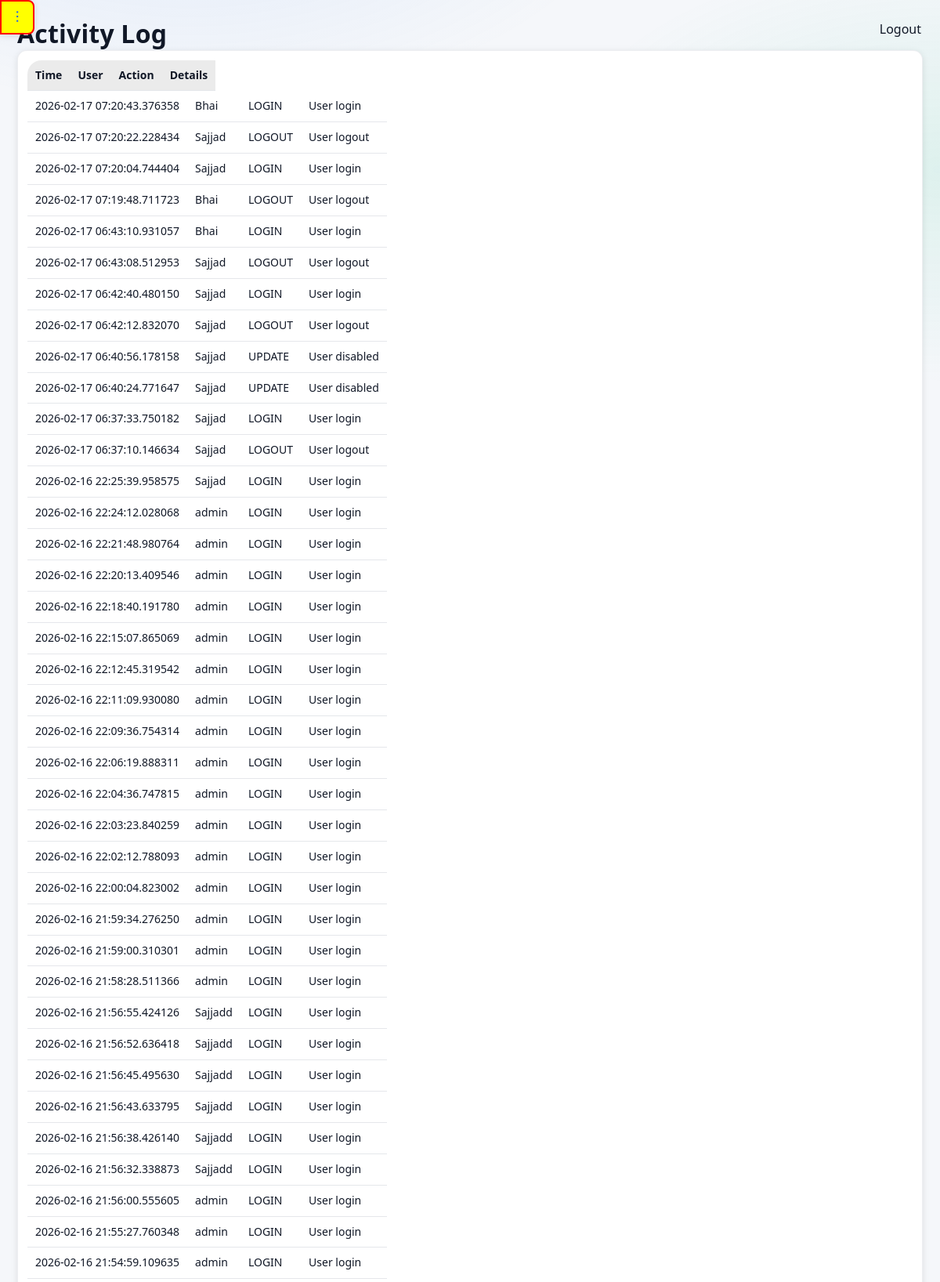
Screenshot of /activity (signed in, upper part) with the database file from the repository.
### app/models/activity_log.py (models this page shows)
class ActivityLog(Base):
    __tablename__ = "activity_logs"
    __table_args__ = (
        Index("ix_activity_logs_created_at", "created_at"),
        Index("ix_activity_logs_user_id", "user_id"),
    )
    id = Column(Integer, primary_key=True, index=True)
    user_id = Column(Integer, ForeignKey("users.id"), nullable=True)
    username = Column(String(150), nullable=False)
    role = Column(String(50), nullable=True)
    action = Column(String(20), nullable=False)  # CREATE, UPDATE, DELETE, ARCHIVE, LOGIN, LOGOUT
    entity_type = Column(String(50), nullable=True)  # Project, Activity, Material, User, Execution
    entity_id = Column(Integer, nullable=True)
    description = Column(Text, nullable=True)
    old_value = Column(Text, nullable=True)  # JSON string
    new_value = Column(Text, nullable=True)  # JSON string
    ip_address = Column(String(64), nullable=True)
    created_at = Column(DateTime, default=datetime.utcnow, nullable=False)
    details = Column(String, nullable=True)
    timestamp = Column(DateTime, default=datetime.utcnow)

### app/routes/activity.py (the view)
@router.get("/activity", response_class=HTMLResponse)
def activity_page(request: Request, db: Session = Depends(get_db)):
    user = request.session.get("user")
    if user is None or user["role"] != "admin":
        return RedirectResponse("/dashboard", status_code=302)
    logs = get_recent_activities(db)
    return templates.TemplateResponse(
        "activity.html",
        {
            "request": request,
            "user": user,
            "logs": logs,
        }
    )

### app/templates/activity.html
{% extends "base.html" %}
{% block content %}
<h1 class="page-title">Activity Log</h1>
<div class="card">
    <table class="table">
        <thead>
            <tr>
                <th>Time</th>
                <th>User</th>
                <th>Action</th>
                <th>Details</th>
            </tr>
        </thead>
        <tbody>
            {% for log in logs %}
            <tr>
                <td>{{ log.timestamp }}</td>
                <td>{{ log.username }}</td>
                <td>{{ log.action }}</td>
                <td>{{ log.details }}</td>
            </tr>
            {% else %}
            <tr>
                <td colspan="4">No activity recorded</td>
            </tr>
            {% endfor %}
        </tbody>
    </table>
</div>
{% endblock %}

### static/css/style.css (style rules this page uses)
body { font-family: Arial, Helvetica, sans-serif; margin: 0; background-color: var(--bg); color: var(--text); }
table { width: 100%; border-collapse: collapse; background: var(--card); }
th { background: rgba(0,0,0,0.05); text-align: left; }
th, td { padding: 10px; border-bottom: 1px solid var(--border); }
:root { --bg: #f5f7fa; --bg-secondary: #ffffff; --bg-primary: #f5f7fa; --text: #111827; --text-muted: #6b7280; --text-primary: var(--text); --text-secondary: var(--text-muted); --card: #ffffff; --nav: #1f2937; --card-bg: var(--card); --card-border: var(--border-color); --border: #e5e7eb; --border-color: #e5e7eb; --input-bg: var(--card); --input-border: var(--border); --btn: #2563eb; --hover-bg: rgba(37, 99, 235, 0.1); --accent-color: #2563eb; }
html, body, table, th, td, input, select, textarea, button, .button { transition: background-color 0.3s ease, color 0.3s ease, border-color 0.3s ease; }
.page-title { margin-bottom: 20px; font-size: 26px; font-weight: 600; }
.card { background: var(--card); border-radius: 10px; padding: 16px; box-shadow: 0 4px 12px rgba(0,0,0,0.06); }

### app/static/css/responsive.css (style rules this page uses)
html { --form-column-count: auto-fit; --button-width: auto; --input-height: 38px; --font-size-base: 16px; --padding-base: 20px; --gap-base: 16px; --max-content-width: 1200px; --sidebar-width: 250px; --touch-target-size: 44px; }
html.medium-screen { --form-column-count: auto-fit; --button-width: auto; --input-height: 38px; --font-size-base: 15px; --padding-base: 18px; --gap-base: 14px; --max-content-width: 1000px; --sidebar-width: 240px; --touch-target-size: 44px; }
body { font-size: var(--font-size-base); line-height: 1.5; }
h1 { font-size: calc(var(--font-size-base) * 1.8); margin: calc(var(--gap-base) * 2) 0 var(--gap-base) 0; }
table { width: 100%; border-collapse: collapse; font-size: var(--font-size-base); }
th, td { padding: calc(var(--padding-base) / 2); text-align: left; border-bottom: 1px solid var(--border, #ddd); }
html.landscape { --padding-base: 12px; --gap-base: 8px; }

### app/static/css/mobile.css (style rules this page uses)
:root { --mobile-padding: 12px; --mobile-gap: 8px; --touch-target-size: 44px; }
* { -webkit-tap-highlight-color: transparent; -webkit-touch-callout: none; }
body { -webkit-font-smoothing: antialiased; -moz-osx-font-smoothing: grayscale; overflow-x: hidden; word-break: break-word; }
.page-title { font-size: clamp(20px, 6vw, 32px) !important; line-height: 1.3 !important; margin: 0 !important; }
table { width: 100%; border-collapse: collapse; font-size: 14px; overflow-x: auto; display: block; }
thead { display: none; }
tbody { display: block; width: 100%; }
tr { display: block; margin-bottom: 16px; border: 1px solid var(--border-color); border-radius: 8px; padding: 12px; background: var(--card-bg); }
td { display: block; padding: 8px 0; text-align: left; border: none; word-wrap: break-word; }
td:before { content: attr(data-label); font-weight: 600; display: block; margin-bottom: 4px; color: var(--text-secondary); font-size: 12px; }
.card { border-radius: 12px !important; padding: 12px !important; margin-bottom: 12px !important; box-shadow: 0 2px 8px rgba(0, 0, 0, 0.1) !important; }
@media (min-width: 600px) { thead { display: table-header-group !important; } }
@media (min-width: 600px) { tbody, tr { display: table-row-group; } }
@media (min-width: 600px) { tr { margin-bottom: 0; border: none; padding: 0; border-bottom: 1px solid var(--border-color); } }
@media (min-width: 600px) { td { display: table-cell; padding: 10px; border: none; } }
@media (min-width: 600px) { td:before { display: none; } }
@media (min-width: 768px) { .page-title { font-size: 28px !important; } }
@media (min-width: 1024px) { .page-title { font-size: 32px !important; } }
html { scroll-behavior: smooth; -webkit-scroll-behavior: smooth; }

### rows the page displays
ActivityLog: timestamp "2026-02-17 07:20:43.376358", username "Bhai", action "LOGIN", details "User login"
ActivityLog: timestamp "2026-02-17 07:20:22.228434", username "Sajjad", action "LOGOUT", details "User logout"
ActivityLog: timestamp "2026-02-17 07:20:04.744404", username "Sajjad", action "LOGIN", details "User login"
ActivityLog: timestamp "2026-02-17 07:19:48.711723", username "Bhai", action "LOGOUT", details "User logout"
ActivityLog: timestamp "2026-02-17 06:43:10.931057", username "Bhai", action "LOGIN", details "User login"
ActivityLog: timestamp "2026-02-17 06:43:08.512953", username "Sajjad", action "LOGOUT", details "User logout"
ActivityLog: timestamp "2026-02-17 06:42:40.480150", username "Sajjad", action "LOGIN", details "User login"
ActivityLog: timestamp "2026-02-17 06:42:12.832070", username "Sajjad", action "LOGOUT", details "User logout"
ActivityLog: timestamp "2026-02-17 06:40:56.178158", username "Sajjad", action "UPDATE", details "User disabled"
ActivityLog: timestamp "2026-02-17 06:40:24.771647", username "Sajjad", action "UPDATE", details "User disabled"
ActivityLog: timestamp "2026-02-17 06:37:33.750182", username "Sajjad", action "LOGIN", details "User login"
ActivityLog: timestamp "2026-02-17 06:37:10.146634", username "Sajjad", action "LOGOUT", details "User logout"
ActivityLog: timestamp "2026-02-16 22:25:39.958575", username "Sajjad", action "LOGIN", details "User login"
ActivityLog: timestamp "2026-02-16 22:24:12.028068", username "admin", action "LOGIN", details "User login"
ActivityLog: timestamp "2026-02-16 22:21:48.980764", username "admin", action "LOGIN", details "User login"
ActivityLog: timestamp "2026-02-16 22:20:13.409546", username "admin", action "LOGIN", details "User login"
ActivityLog: timestamp "2026-02-16 22:18:40.191780", username "admin", action "LOGIN", details "User login"
ActivityLog: timestamp "2026-02-16 22:15:07.865069", username "admin", action "LOGIN", details "User login"
ActivityLog: timestamp "2026-02-16 22:12:45.319542", username "admin", action "LOGIN", details "User login"
ActivityLog: timestamp "2026-02-16 22:11:09.930080", username "admin", action "LOGIN", details "User login"
ActivityLog: timestamp "2026-02-16 22:09:36.754314", username "admin", action "LOGIN", details "User login"
ActivityLog: timestamp "2026-02-16 22:06:19.888311", username "admin", action "LOGIN", details "User login"
ActivityLog: timestamp "2026-02-16 22:04:36.747815", username "admin", action "LOGIN", details "User login"
ActivityLog: timestamp "2026-02-16 22:03:23.840259", username "admin", action "LOGIN", details "User login"
ActivityLog: timestamp "2026-02-16 22:02:12.788093", username "admin", action "LOGIN", details "User login"
ActivityLog: timestamp "2026-02-16 22:00:04.823002", username "admin", action "LOGIN", details "User login"
ActivityLog: timestamp "2026-02-16 21:59:34.276250", username "admin", action "LOGIN", details "User login"
ActivityLog: timestamp "2026-02-16 21:59:00.310301", username "admin", action "LOGIN", details "User login"
ActivityLog: timestamp "2026-02-16 21:58:28.511366", username "admin", action "LOGIN", details "User login"
ActivityLog: timestamp "2026-02-16 21:56:55.424126", username "Sajjadd", action "LOGIN", details "User login"
ActivityLog: timestamp "2026-02-16 21:56:52.636418", username "Sajjadd", action "LOGIN", details "User login"
ActivityLog: timestamp "2026-02-16 21:56:45.495630", username "Sajjadd", action "LOGIN", details "User login"
ActivityLog: timestamp "2026-02-16 21:56:43.633795", username "Sajjadd", action "LOGIN", details "User login"
ActivityLog: timestamp "2026-02-16 21:56:38.426140", username "Sajjadd", action "LOGIN", details "User login"
ActivityLog: timestamp "2026-02-16 21:56:32.338873", username "Sajjadd", action "LOGIN", details "User login"
ActivityLog: timestamp "2026-02-16 21:56:00.555605", username "admin", action "LOGIN", details "User login"
ActivityLog: timestamp "2026-02-16 21:55:27.760348", username "admin", action "LOGIN", details "User login"
ActivityLog: timestamp "2026-02-16 21:54:59.109635", username "admin", action "LOGIN", details "User login"
